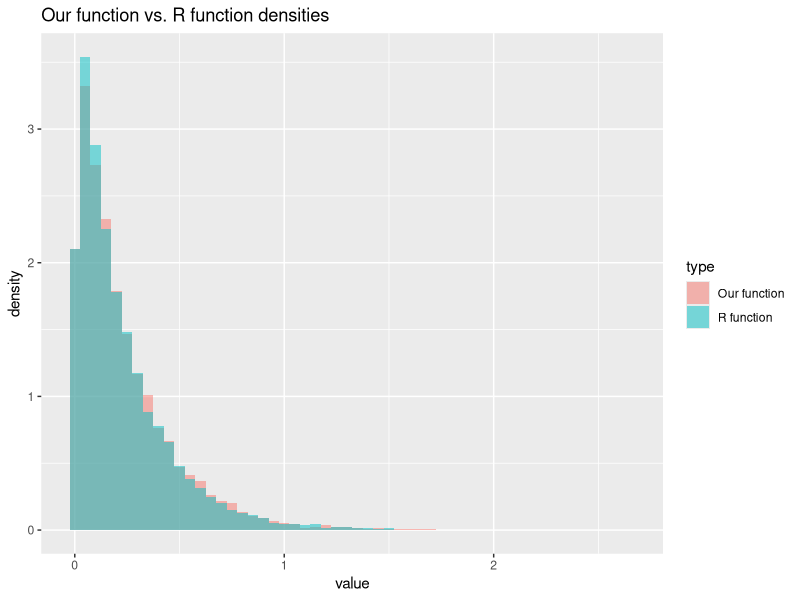
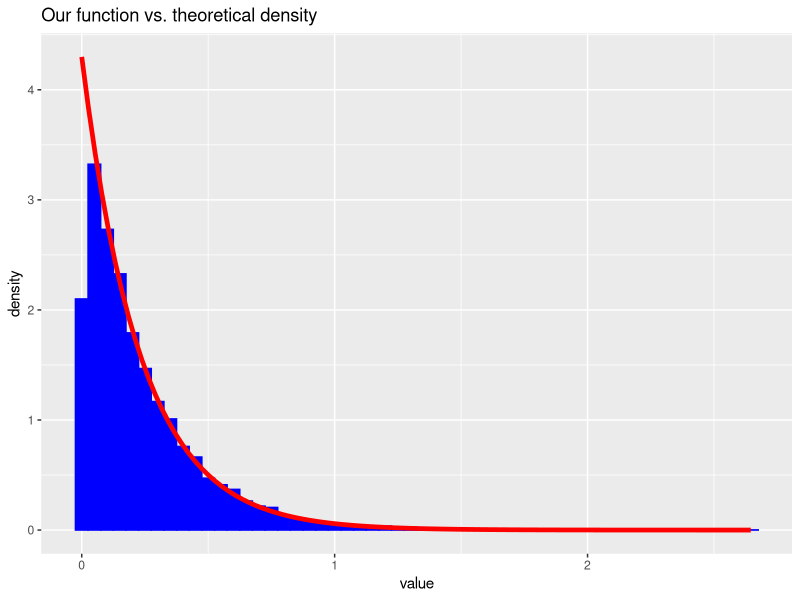
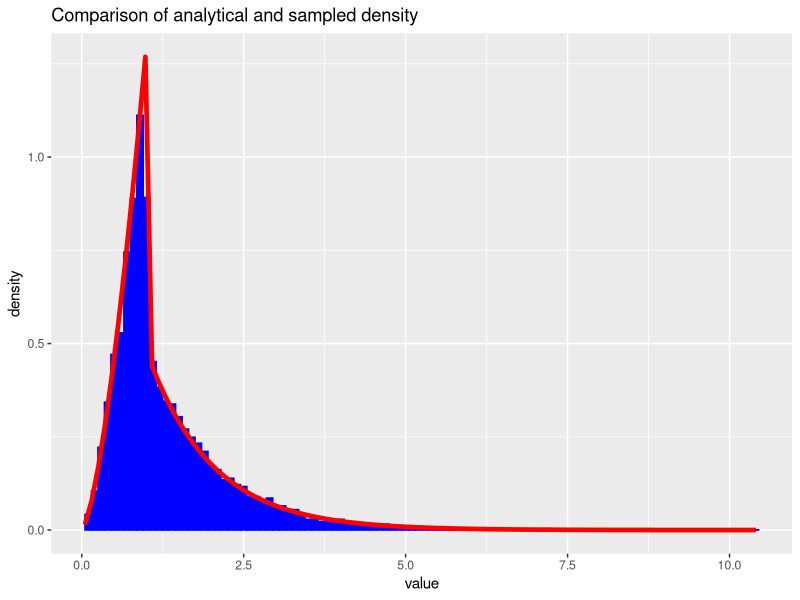
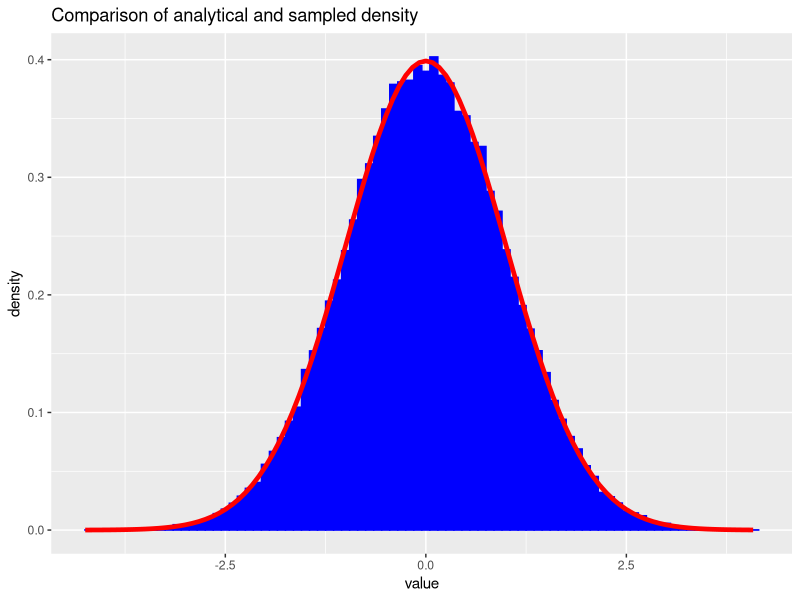
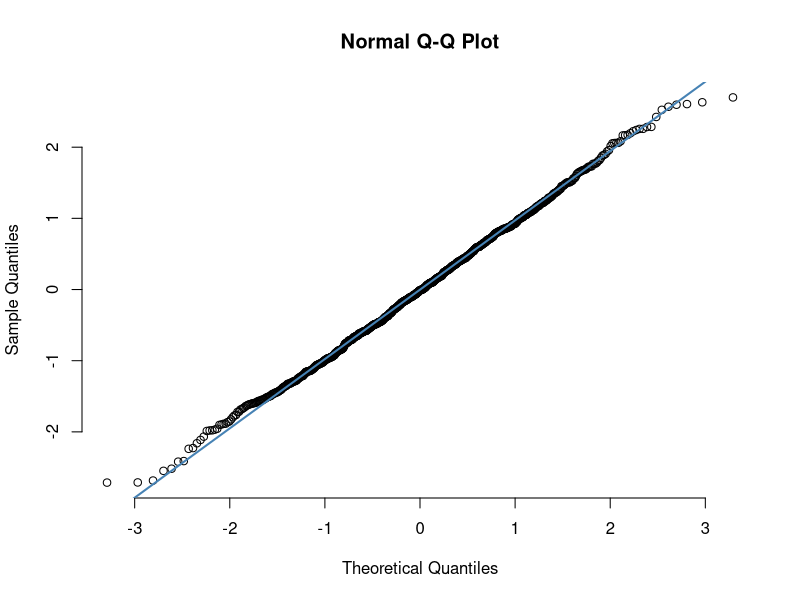
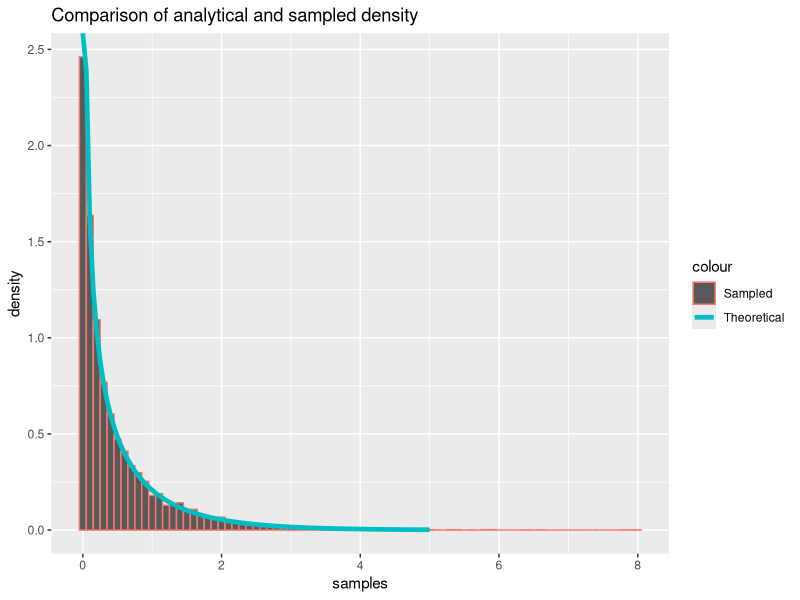
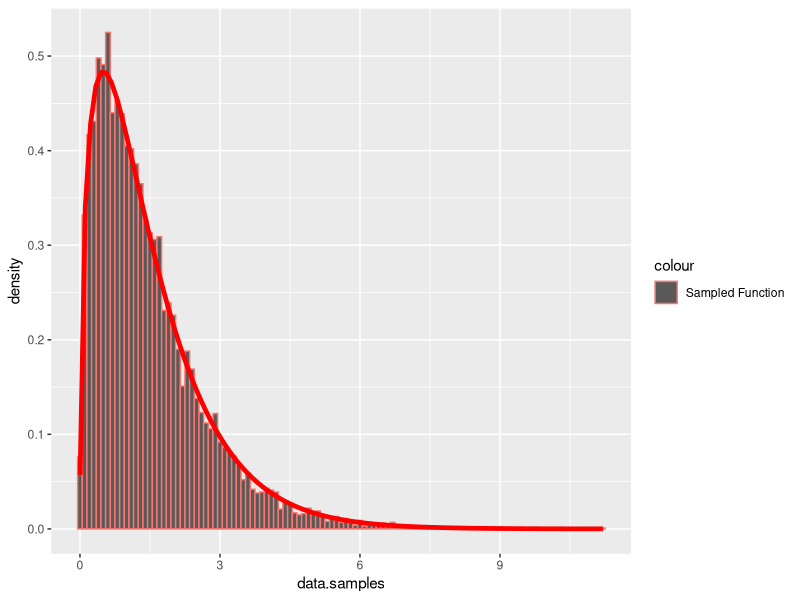
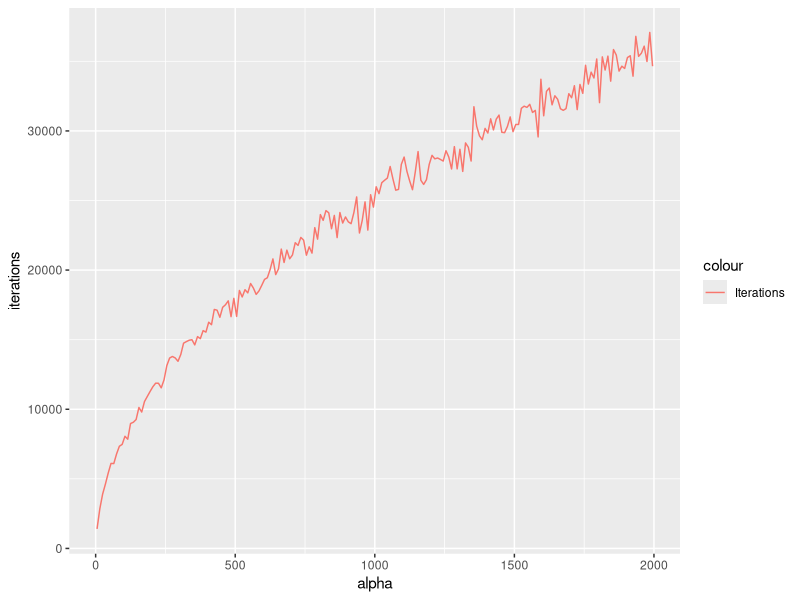

These charts were generated, in order, by the following R code:
## ---- chunk 1
library(formatR)
showsol <- FALSE
library(knitr)
opts_chunk$set(tidy.opts = list(width.cutoff = 68), tidy = TRUE, warning = FALSE, error = FALSE, message = FALSE, echo = TRUE)
## ---- chunk 2
library(ggplot2)
exponential<- function(lambda, n){
  u = runif(n)
  x = -1/lambda*log(u)
  return(x)
}
## ---- chunk 3
n = 10000
lambda = 4.300
y = rexp(n, lambda)
x = exponential(lambda,n)
cat('Theoretical mean: ', 1/lambda,' Computed mean: ', mean(x),'\n')
cat('Theoretical variance: ', 1/lambda^2, ' Computed variance: ', var(x))
## ---- chunk 4
rfunc = data.frame(value = y)
ourfunc = data.frame(value = x)
rfunc$type = 'R function'
ourfunc$type = 'Our function'
df = rbind(rfunc,ourfunc)
ggplot(df, aes(value, fill = type)) + 
   geom_histogram(alpha = 0.5, aes(y = ..density..), binwidth = 0.05, position = 'identity') + ggtitle("Our function vs. R function densities")
df2 <- data.frame(theo=seq(0,max(x),length.out=n), value=x)
h <- ggplot(df2, aes(x = value))
h <- h + geom_histogram(aes(y = ..density..), binwidth=0.05, fill = 'blue', color = 'blue') +stat_function(fun=dexp,geom = "line",size=1.6,col="red",args = (mean=lambda))
h <- h + ggtitle("Our function vs. theoretical density")
h
## ---- chunk 5
f_A2 = function(x, alpha){
  c = alpha*exp(1)/(alpha+exp(1))
  result = vector(length = length(x))
  result[x<1.] = sapply(x[x<1.], function(x) c*x^(alpha - 1))
  result[x>=1.] = sapply(x[x>=1.], function(x) c*exp(-x))
  return(result)
}

F_inv = function(n, alpha){
  c = alpha*exp(1)/(alpha+exp(1))
  u = runif(n)
  result = vector(length = n)
  result[u < c/alpha] = (alpha/c * u[u < c/alpha])^(1/alpha)
  result[u >= c/alpha] = -log(1/alpha + exp(-1) - u[u >= c/alpha]/c)
  return(result)
}

alpha = 2.5
n = 10000
xsamples = F_inv(n, alpha)
c = alpha*exp(1)/(alpha+exp(1))
mean = c/(alpha+1) + 2*c/exp(1)
cat('Theoretical mean: ', mean, ' Sampled mean: ', mean(xsamples))
## ---- chunk 6
variance = c/(alpha+2)+5*c/exp(1) - mean^2
cat('Theoretical variance: ', variance, ' Sampled variance: ', var(xsamples))
## ---- chunk 7
df2 <- data.frame(theo=seq(0,max(xsamples),length.out=n), value=xsamples)
h <- ggplot(df2, aes(x = value))
h <- h + geom_histogram(aes(y = ..density..), binwidth=0.1, col = 'blue', fill = 'blue') +stat_function(fun=f_A2,geom = "line",size=1.6,col="red",args = (mean=alpha))
h <- h + ggtitle("Comparison of analytical and sampled density")
h
## ---- chunk 8
normal <- function(n){
  x_1 <- runif(n/2)
  x_2 <- exponential(1/2, n/2)
  y_1 <- sqrt(x_2)*cos(2*pi*x_1)
  y_2 <- sqrt(x_2)*sin(2*pi*x_1)
  y <- c(y_1,y_2)
  return(y)
}
## ---- chunk 9
n = 100000
x <- normal(n)
cat('Theoretical mean: ', 0,' Computed mean: ', mean(x),'\n')
cat('Theoretical variance: ', 1, ' Computed variance: ', var(x))
## ---- chunk 10
df2 <- data.frame(theo=seq(0,max(x),length.out=n), value=x)
h <- ggplot(df2, aes(x = value))
h <- h + geom_histogram(aes(y = ..density..), binwidth=0.1, col = 'blue', fill = 'blue') +stat_function(fun=dnorm,geom = "line",size=1.6,col="red",args = list(mean=0, sd = 1))
h <- h + ggtitle("Comparison of analytical and sampled density")
h
x <- normal(1000)
qqnorm(x, pch = 1, frame = FALSE)
qqline(x, col = "steelblue", lwd = 2)
## ---- chunk 11
normal_d <- function(d, mu, sigma){
  x <- normal(d)
  y <- mu + t(chol(sigma))%*%x
  return(y)
}
## ---- chunk 12
d = 2
n = 100000
mu = c(1,2)
sigma = matrix(c(2.5,3,3,10),ncol=2,nrow=2)
sample = matrix(rep(1,d*n), ncol = d, nrow = n)
for (i in 1:n){
  sample[i,] <- normal_d(d,mu,sigma)
}
average = apply(sample, 2,mean)
average
covmat = cov(sample)
covmat
## ---- chunk 13
library(nortest)
ad.test(sample)
## ---- chunk 14
library(pracma)

#x = linspace(0, 3, 100)
#alpha = 0.5
#y_gamma = dgamma(x, shape=alpha, rate=1)
#y_prop = 1/(gamma(alpha)) * (1/alpha + exp(-1))*f_A2(x, alpha)

#df10 = data.frame(x, y_gamma, y_prop)
#h <- ggplot(data.frame(x, y_gamma, y_prop))
#h = h + geom_line(aes(x = x, y = y_gamma, colour="Gamma"), size=1.)
#h = h + geom_line(aes(x = x, y = y_prop, color="Proposal"), size=1.)
#h = h + ggtitle(paste("Gamma(",toString(alpha),", 1) vs. proposal"))
#h

## ---- chunk 15
library(pracma)

small_gamma = function(alpha, n=1){
  cat("Small gamma \n")
  result = vector()
  iter = 0
  sampled = 0
  while(sampled < n){

    uniform2 = runif(n)
    x = F_inv(n, alpha)
    c = 1/(gamma(alpha)) * (1/alpha + exp(-1))
  
    probs = dgamma(x, alpha, rate=1) / (c * f_A2(x, alpha))
    
    result = append(result, x[uniform2 <= probs])
    
    sampled = sampled + sum(uniform2 <= probs)
    iter = iter + n
  }
  
  iter = iter - length(result) + n
  
  return(list(samples = result[seq(1:n)], iter = iter))
}

large_gamma <- function(alpha, n=1){
  cat("Large gamma \n")
  #a = sqrt((alpha - 1)^(alpha-1)*exp(1-alpha))
  loga = 1/2 * (alpha - 1) * (log(alpha - 1) - 1)
  logb = 1/2 * (alpha + 1) * (log(alpha + 1) - 1)
  #cat("Sampling for alpha = ", alpha, '\n')
  #cat("loga = ", loga, "\n")
  #cat("logb = ", logb, "\n")

  result = vector(mode="numeric")
  
  i = 0
  iter = 0
  while (i < n){
    iter = iter + 1 
    log_x_1 = loga + log(runif(1))
    log_x_2 = logb + log(runif(1))
    #cat(log_x_1, log_x_2)
    #y = x_2 / x_1
    if (2*log_x_1 <= (alpha - 1)*(log_x_2 - log_x_1) - exp(log_x_2 - log_x_1)){
      result = append(result, exp(log_x_2 - log_x_1))
      i = i + 1
    }
    else{}
  }
  list(samples = result, iter = iter)
}

gamma2 = function(alpha, n  = 1){
  if (alpha <= 1){
    return(small_gamma(alpha, n))
  }
  else if (alpha > 1){
    return(large_gamma(alpha, n))
  }
  else{
    cat("Weird gamma \n")
  }
}

alpha = 0.5
G1 <- small_gamma(alpha, 10000)

G1_filt = G1
df12 = data.frame(G1_filt)

cat('Theoretical mean: ', alpha,' Computed mean: ', mean(G1$samples),'\n')
cat('Theoretical variance: ', alpha, ' Computed variance: ', var(G1$samples))

c = 1/(gamma(alpha)) * (1/alpha + exp(-1))

x_val = linspace(0, 5, 100)

df11 <- data.frame(x = x_val, y=dgamma(x_val, alpha, 1))

h <- ggplot()
h <- h + geom_histogram(data=df12, aes(x=samples, y=..density.., color="Sampled"), binwidth=0.1)
h <- h + geom_line(data=df11, aes(x=x, y=y, color="Theoretical"), size=1.6)
h <- h + ggtitle("Comparison of analytical and sampled density")
h
## ---- chunk 16
alpha = 1.5

G2 = gamma2(alpha, 10000)

cat('Theoretical mean: ', alpha,' Computed mean: ', mean(G2$samples),'\n')
cat('Theoretical variance: ', alpha, ' Computed variance: ', var(G2$samples))

df16 = data.frame(data=G2)

h <- ggplot(df16, aes(x=data.samples))
h <- h + geom_histogram(data=df16, aes(x = data.samples, y=..density.., color="Sampled Function"), binwidth=0.1) 
h <- h + stat_function(fun=dgamma,geom = "line",size=1.6,col="red",args = list(shape=alpha, rate = 1))
h

## ---- chunk 17
iterations = c()


for (alpha in seq(2, 2000, 10)){
  G = gamma2(alpha, 1000)
  iterations = append(iterations, G$iter)
}

df15 = data.frame(alpha = seq(5, 2000, 10), iterations = iterations)

h <- ggplot(df15, aes(x = alpha, y= iterations, color="Iterations"))
h <- h + geom_line()
h
